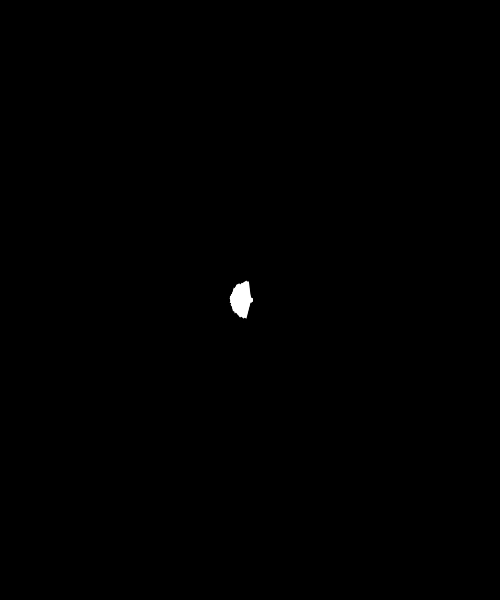
Frame 1 (no input)
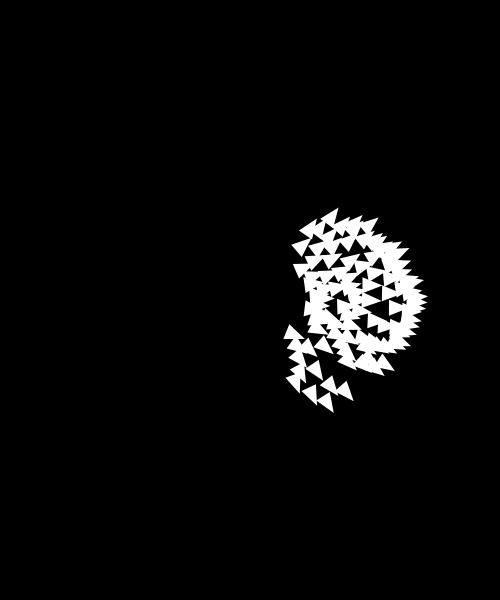
Frame 60 (no input)
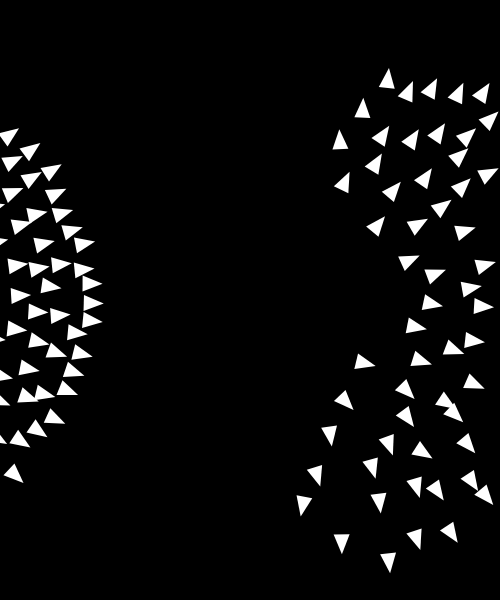
Frame 120 (the mouse pressed at the canvas centre since frame 60)

The p5.js sketch that drew these frames (run headless with seeded random() and noise() and a simulated clock; from frame 60 on, the mouse is pressed at the canvas centre):

// p5.js sketch
// ── sketch.js
let boids = [];

function setup() {
  createCanvas(500, 600);

  for (let i = 0; i < 100; i++) {
    boids.push(new Boid(width / 2, height / 2));
  }
}

function draw() {
  background(0);

  for (let i = 0; i < boids.length; i++) {
    let b = boids[i];
    
    //let target = createVector(mouseX, mouseY);
    //b.seek(target);
    
    //b.separate(boids);
    //b.cohesion(boids);
    //b.align(boids);
    b.flock(boids);
    
    b.update();
    b.checkEdges();
    b.display();
  }
}
// ── Boid.js
"use strict";

class Boid {
  constructor(x, y) {
    this.pos = createVector(x, y);
    this.vel = createVector(random(5, 1), random(-3, 3));
    this.acc = createVector();

    this.maxSpeed = 3; // max speed;
    this.maxSteerForce = 0.05; // max steering force

    this.separateDistance = 50;
    this.neighborDistance = 60
  }
  update() {
    this.vel.add(this.acc);
    this.vel.limit(this.maxSpeed); //***
    this.pos.add(this.vel);
    this.acc.mult(0);
    this.angle = this.vel.heading();
  }
  applyForce(force) {
    this.acc.add(force);
  }
  flock(others) {
    let sForce = this.separate(others);
    let cForce = this.cohesion(others);
    let aForce = this.align(others);
    
    sForce.mult(1.5);
    cForce.mult(0.5);
    aForce.mult(1.2);
    
    this.applyForce(sForce);
    this.applyForce(cForce);
    this.applyForce(aForce);
  }
  align(others) {
    let velocity = createVector();
    let count = 0;
    for (let i = 0; i < others.length; i++) {
      let other = others[i];
      let distance = this.pos.dist(other.pos);
      if (distance > 0 && distance < this.neighborDistance) {
        velocity.add(other.vel);
        count++;
      }
    }
    if (count > 0) {
      velocity.div(count);
      velocity.setMag(this.maxSpeed);
      // steering force
      let steer = p5.Vector.sub(velocity, this.vel);
      steer.limit(this.maxSteerForce);
      return steer;
    }
    return velocity; // empty
  }
  cohesion(others) {
    let position = createVector();
    let count = 0;
    for (let i = 0; i < others.length; i++) {
      let other = others[i];
      let distance = this.pos.dist(other.pos);
      if (distance > 0 && distance < this.neighborDistance) {
        position.add(other.pos);
        count++
      }
    }
    if (count > 0) {
      position.div(count);
      return this.seek(position);
    }
    return position; // empty
  }
  separate(others) {
    let vector = createVector();
    let count = 0;
    for (let i = 0; i < others.length; i++) {
      let other = others[i];
      let distance = this.pos.dist(other.pos);

      if (distance > 0 && distance < this.separateDistance) {
        let diff = p5.Vector.sub(this.pos, other.pos);
        diff.normalize();
        diff.div(distance);
        vector.add(diff);
        count++;
      }
    }
    if (count > 0) {
      vector.div(count);
    }
    if (vector.mag() > 0) {
      //desired
      vector.setMag(this.maxSpeed);
      // steer
      vector.sub(this.vel);
      vector.limit(this.maxSteerForce);
    }
    return vector;
  }
  seek(target) {
    let desired = p5.Vector.sub(target, this.pos);
    desired.setMag(this.maxSpeed);
    let steer = p5.Vector.sub(desired, this.vel);
    steer.limit(this.maxSteerForce);
    return steer;
    //this.applyForce(steer);
  }
  checkEdges() {
    // x
    if (this.pos.x < 0) {
      this.pos.x = width;
    } else if (this.pos.x > width) {
      this.pos.x = 0;
    }
    // y
    if (this.pos.y < 0) {
      this.pos.y = height;
    } else if (this.pos.y > height) {
      this.pos.y = 0;
    }
  }
  display() {
    push();

    translate(this.pos.x, this.pos.y);
    rotate(this.angle);
    noStroke();
    fill(255);
    triangle(0, 0, -20, 8, -20, -8);

    pop();
  }
}
